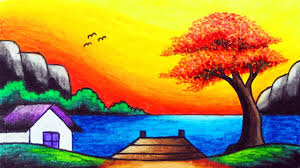
#> input picture Picture3.png, 300 x 168 px, found by its file name
$ python '9.Rotate Image Clockwise .py'
#> lines starting #> are read from the running program, lines starting #| are printed output that depends on the picture
import cv2

# Step 1: Read the image
img = cv2.imread('picture3.png')
#> img is the input picture: shape (168, 300, 3); mean B, G, R 71.6, 138.7, 162.3

# Step 2: Check if image is loaded
if img is None:
    print("❌ Error: Image not found!")
else:
    # Step 3: Rotate clockwise (90 degrees)
    clockwise = cv2.rotate(img, cv2.ROTATE_90_CLOCKWISE)
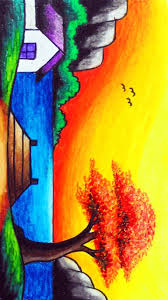
#> clockwise: shape (300, 168, 3); mean B, G, R 71.6, 138.7, 162.3

    # Step 4: Rotate counterclockwise (90 degrees)
    counter_clockwise = cv2.rotate(img, cv2.ROTATE_90_COUNTERCLOCKWISE)
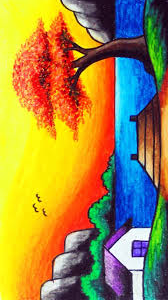
#> counter_clockwise: shape (300, 168, 3); mean B, G, R 71.6, 138.7, 162.3

    # Step 5: Show all images
    cv2.imshow('Original Image', img)
    cv2.imshow('Rotated Clockwise', clockwise)
    cv2.imshow('Rotated Counter-Clockwise', counter_clockwise)

    cv2.waitKey(0)
    cv2.destroyAllWindows()

$ run again, with Picture1.png copied over Picture3.png
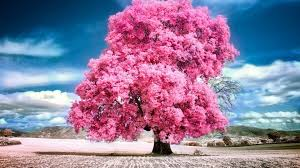
#> input picture Picture1.png, 300 x 168 px, found by its file name
#> img is the input picture: shape (168, 300, 3); mean B, G, R 157.6, 126.4, 143.9
#> `clockwise = cv2.rotate(img, cv2.ROTATE_90_CLOCKWISE)`:
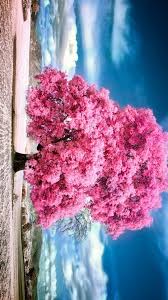
#> clockwise: shape (300, 168, 3); mean B, G, R 157.6, 126.4, 143.9
#> `counter_clockwise = cv2.rotate(img, cv2.ROTATE_90_COUNTERCLOCKWISE)`:
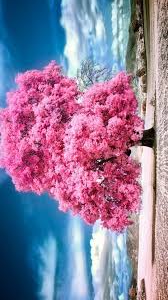
#> counter_clockwise: shape (300, 168, 3); mean B, G, R 157.6, 126.4, 143.9

$ run again, with Picture2.png copied over Picture3.png
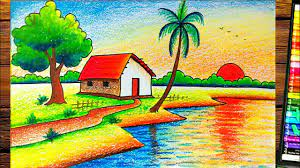
#> input picture Picture2.png, 300 x 168 px, found by its file name
#> img is the input picture: shape (168, 300, 3); mean B, G, R 95.4, 162.1, 160.7
#> `clockwise = cv2.rotate(img, cv2.ROTATE_90_CLOCKWISE)`:
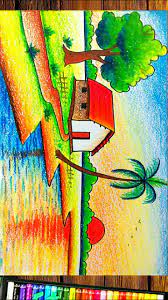
#> clockwise: shape (300, 168, 3); mean B, G, R 95.4, 162.1, 160.7
#> `counter_clockwise = cv2.rotate(img, cv2.ROTATE_90_COUNTERCLOCKWISE)`:
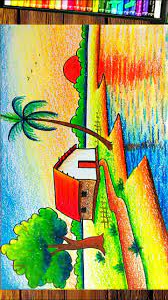
#> counter_clockwise: shape (300, 168, 3); mean B, G, R 95.4, 162.1, 160.7
